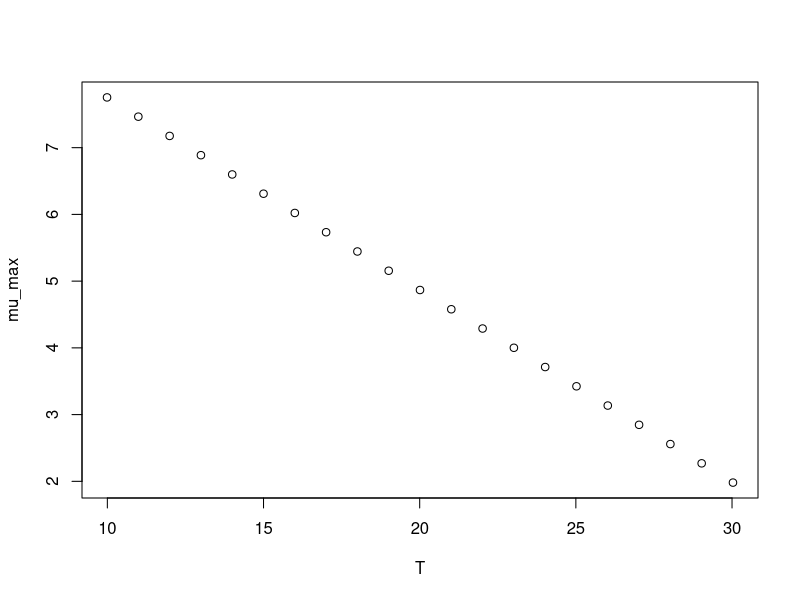

Write the R code that produced this figure.
#############################
# start of Parameter script
#############################
T <- seq(9.99000999000999,30.03,length.out=21)
#############################
# end of Parameter script
#############################
############################# 
# start of Model script Gropin ID 1106 
#############################
 
# constant coefficients for this model
 
variables <- data.frame(T)
argumentsPar <- expand.grid(variables)
 
# heart of the model
response_surface <- function(T) {
   mumax <-10.630-0.288*T

return(mumax=mumax)
} 

# output parameters
mumax <- cbind(argumentsPar,response_surface(argumentsPar['T']))
colnames(mumax) <- c(colnames(argumentsPar),'mumax')
#############################
# End of Model script
#############################
############################# 
# start of Visualisation script Gropin ID 1106 
#############################
plot(T,mumax$mumax,
                          xlab='T',
                          ylab='mu_max')
#############################
# End of Visualisation script
#############################
